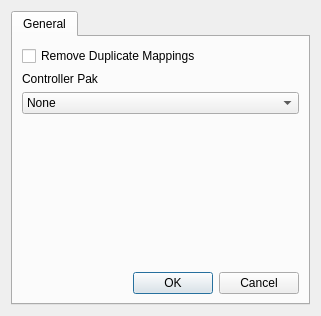
<?xml version="1.0" encoding="UTF-8"?>
<ui version="4.0">
 <class>OptionsDialog</class>
 <widget class="QDialog" name="OptionsDialog">
  <property name="geometry">
   <rect>
    <x>0</x>
    <y>0</y>
    <width>321</width>
    <height>316</height>
   </rect>
  </property>
  <property name="windowTitle">
   <string>Options</string>
  </property>
  <layout class="QVBoxLayout" name="verticalLayout">
   <item>
    <widget class="QTabWidget" name="tabWidget">
     <property name="currentIndex">
      <number>0</number>
     </property>
     <widget class="QWidget" name="tab">
      <attribute name="title">
       <string>General</string>
      </attribute>
      <layout class="QVBoxLayout" name="verticalLayout_2">
       <item>
        <widget class="QCheckBox" name="checkBox">
         <property name="text">
          <string>Remove Duplicate Mappings</string>
         </property>
        </widget>
       </item>
       <item>
        <widget class="QLabel" name="label">
         <property name="text">
          <string>Controller Pak</string>
         </property>
        </widget>
       </item>
       <item>
        <widget class="QComboBox" name="comboBox">
         <item>
          <property name="text">
           <string>None</string>
          </property>
         </item>
         <item>
          <property name="text">
           <string>Mem Pak</string>
          </property>
         </item>
         <item>
          <property name="text">
           <string>Rumble Pak</string>
          </property>
         </item>
        </widget>
       </item>
       <item>
        <spacer name="verticalSpacer">
         <property name="orientation">
          <enum>Qt::Vertical</enum>
         </property>
         <property name="sizeHint" stdset="0">
          <size>
           <width>20</width>
           <height>122</height>
          </size>
         </property>
        </spacer>
       </item>
       <item>
        <widget class="QDialogButtonBox" name="buttonBox">
         <property name="orientation">
          <enum>Qt::Horizontal</enum>
         </property>
         <property name="standardButtons">
          <set>QDialogButtonBox::Cancel|QDialogButtonBox::Ok</set>
         </property>
        </widget>
       </item>
      </layout>
     </widget>
    </widget>
   </item>
  </layout>
 </widget>
 <resources/>
 <connections/>
</ui>
